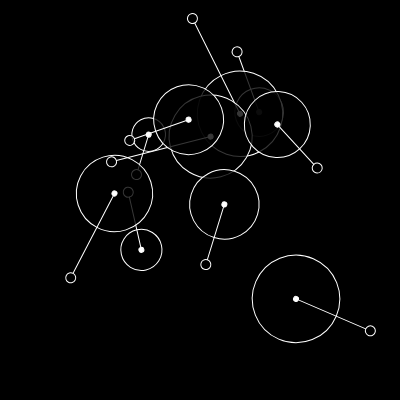
Frame 1 (no input)
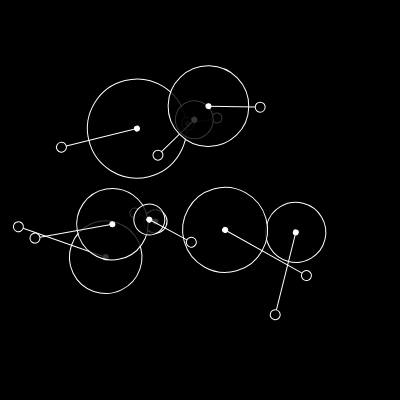
Frame 2 (the mouse pressed at the canvas centre, redrawn once)

The p5.js sketch that drew these frames (run headless with seeded random() and noise() and a simulated clock; the mouse was pressed at the canvas centre and the sketch redrawn once):

// p5.js sketch
// ── sketch.js
let numthingies = 10;
let dmin = 10;
let dmax = 100;

function setup() {
  createCanvas(400, 400);
  noLoop();
}

function draw() {
  background(0);
  stroke(255);
  strokeWeight(1);
  angleMode(DEGREES);

  for(i=0;i<numthingies;i++){
    my_angle = random(360);
    my_x = random(width/2)+width/4;
    my_y = random(height/2)+height/4;
    my_d = random(dmin,dmax);
    my_length = random(my_d/2+5,my_d+20)
    thingy(my_angle,my_x,my_y,my_d,my_length);
  }
  
}

function thingy(angle,x,y,d,length) {
  push();
  translate(x,y);
  rotate(angle);
  fill(0,200);
  circle(0,0,d);
  line(0,0,length,0);
  circle(length+5,0,10);
  fill(255);
  circle(0,0,5);
  pop();
}
// ── Bubble.js
class Bubble{

  constructor(x,y,size,speed){
    this.x = x;
    this.y = y;
    this.size = size;
    this.speed = speed;
  }

  move(){
    this.x = width*noise(frameCount*this.speed);
    this.y = height*noise(frameCount*this.speed+137);
  }

  show(){
    stroke(20,40,230);
    noFill();
    circle(this.x, this.y, 5);
    fill(255,100);
    strokeWeight(2);
    stroke(255);
    circle(this.x,this.y,this.size);
  }
 
}
// ── Diamond.js
class Diamond{

  constructor(x,y,size,speed){
    this.x = x;
    this.y = y;
    this.size = size;
    this.speed = speed;
  }

  move(){
    this.x += random(-2,2);
    this.y += random(-2,2); 
  }

  show(){
    push();
    rectMode(CENTER);
    translate(this.x,this.y);
    rotate(PI/4);
    stroke(255);
    noFill();
    line(-2,-2,2,2);
    line(-2,2,2,-2);
    fill(230,40,20,100);
    strokeWeight(1);
    stroke(230,40,20);
    square(0,0,this.size);
    pop();
  }
 
}
// ── style.css
html, body {
  margin: 0;
  padding: 0;
  background-color:transparent;
  cursor:none;
}

main {
  max-width: 60ch;
  margin-inline: auto;
  padding-inline: 1rem;
}

canvas {
  display: block;
  position: absolute;
  top: 0px;
  left: 0px;
  z-index: -1;
}

h1 {
  font-family: Garamond;
  font-style:italic;
  font-size: 30pt;
  color: gold;
  text-align: center;
}

p {
  font-family: Verdana;
  font-size: 12pt;
  color: white;
  text-align: justify;
}

a {
  color:#5786E6;
  text-decoration: underline;
}

a:hover {
  color:#1F64F0
}
